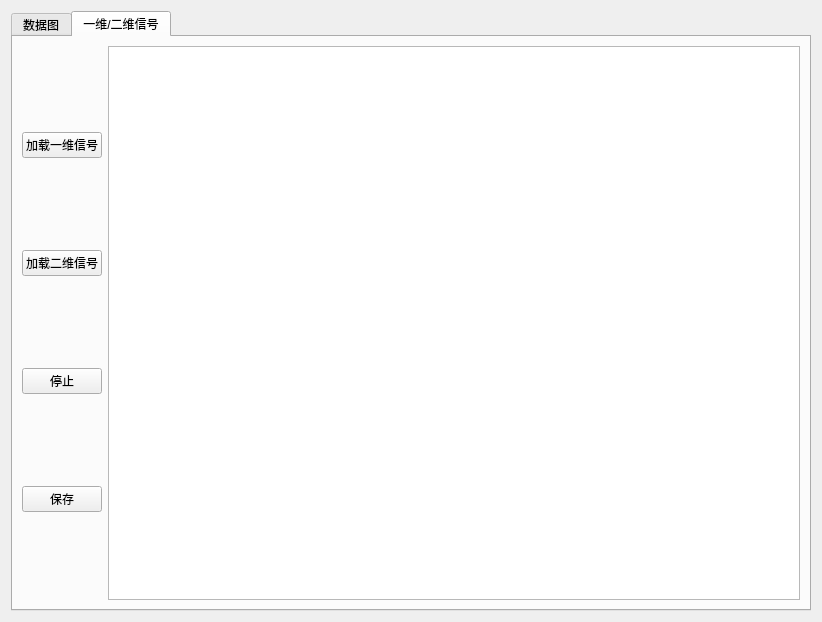
<?xml version="1.0" encoding="UTF-8"?>
<ui version="4.0">
 <class>Form</class>
 <widget class="QWidget" name="Form">
  <property name="geometry">
   <rect>
    <x>0</x>
    <y>0</y>
    <width>818</width>
    <height>618</height>
   </rect>
  </property>
  <property name="windowTitle">
   <string>Form</string>
  </property>
  <layout class="QVBoxLayout" name="verticalLayout">
   <item>
    <widget class="QTabWidget" name="tabWidget">
     <property name="minimumSize">
      <size>
       <width>800</width>
       <height>600</height>
      </size>
     </property>
     <property name="maximumSize">
      <size>
       <width>800</width>
       <height>600</height>
      </size>
     </property>
     <property name="currentIndex">
      <number>1</number>
     </property>
     <widget class="QWidget" name="tab">
      <attribute name="title">
       <string>数据图</string>
      </attribute>
      <layout class="QHBoxLayout" name="horizontalLayout_2">
       <item>
        <layout class="QHBoxLayout" name="horizontalLayout">
         <item>
          <layout class="QVBoxLayout" name="verticalLayout_2">
           <item>
            <widget class="QPushButton" name="pushButton_start">
             <property name="text">
              <string>开始</string>
             </property>
            </widget>
           </item>
           <item>
            <spacer name="verticalSpacer">
             <property name="orientation">
              <enum>Qt::Vertical</enum>
             </property>
             <property name="sizeType">
              <enum>QSizePolicy::Fixed</enum>
             </property>
             <property name="sizeHint" stdset="0">
              <size>
               <width>20</width>
               <height>20</height>
              </size>
             </property>
            </spacer>
           </item>
           <item>
            <widget class="QPushButton" name="pushButton_stop">
             <property name="text">
              <string>中止</string>
             </property>
            </widget>
           </item>
           <item>
            <spacer name="verticalSpacer_2">
             <property name="orientation">
              <enum>Qt::Vertical</enum>
             </property>
             <property name="sizeType">
              <enum>QSizePolicy::Fixed</enum>
             </property>
             <property name="sizeHint" stdset="0">
              <size>
               <width>20</width>
               <height>20</height>
              </size>
             </property>
            </spacer>
           </item>
           <item>
            <widget class="QPushButton" name="pushButton_save">
             <property name="text">
              <string>保存</string>
             </property>
            </widget>
           </item>
           <item>
            <spacer name="verticalSpacer_3">
             <property name="orientation">
              <enum>Qt::Vertical</enum>
             </property>
             <property name="sizeType">
              <enum>QSizePolicy::Fixed</enum>
             </property>
             <property name="sizeHint" stdset="0">
              <size>
               <width>20</width>
               <height>20</height>
              </size>
             </property>
            </spacer>
           </item>
           <item>
            <widget class="QPushButton" name="pushButton_clear">
             <property name="text">
              <string>清空</string>
             </property>
            </widget>
           </item>
          </layout>
         </item>
         <item>
          <widget class="QChartView" name="QChartView"/>
         </item>
        </layout>
       </item>
      </layout>
     </widget>
     <widget class="QWidget" name="tab_2">
      <attribute name="title">
       <string>一维/二维信号</string>
      </attribute>
      <layout class="QHBoxLayout" name="horizontalLayout_3">
       <item>
        <layout class="QVBoxLayout" name="verticalLayout_3">
         <item>
          <widget class="QPushButton" name="pushButton_load_1d">
           <property name="text">
            <string>加载一维信号</string>
           </property>
          </widget>
         </item>
         <item>
          <widget class="QPushButton" name="pushButton_pushButton_load_2d">
           <property name="text">
            <string>加载二维信号</string>
           </property>
          </widget>
         </item>
         <item>
          <widget class="QPushButton" name="pushButton_stop_2">
           <property name="text">
            <string>停止</string>
           </property>
          </widget>
         </item>
         <item>
          <widget class="QPushButton" name="pushButton_save_2">
           <property name="text">
            <string>保存</string>
           </property>
          </widget>
         </item>
        </layout>
       </item>
       <item>
        <widget class="QChartView" name="graphicsView"/>
       </item>
      </layout>
     </widget>
    </widget>
   </item>
  </layout>
 </widget>
 <customwidgets>
  <customwidget>
   <class>QChartView</class>
   <extends>QGraphicsView</extends>
   <header location="global">qchartview.h</header>
  </customwidget>
 </customwidgets>
 <resources/>
 <connections/>
</ui>
